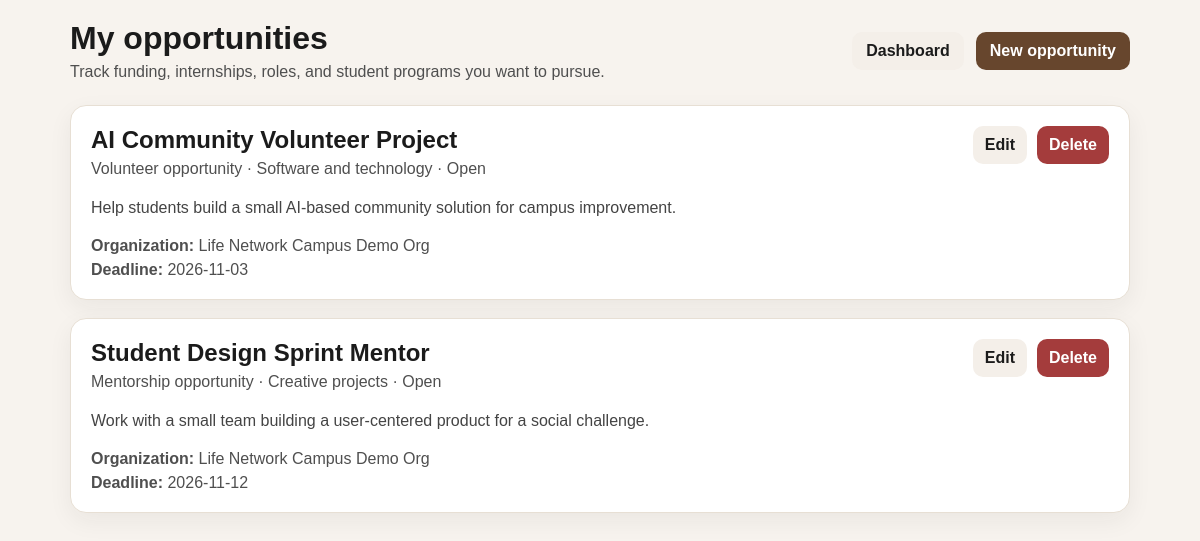
/public/opportunities (signed in), run on an earlier commit of the app's database.
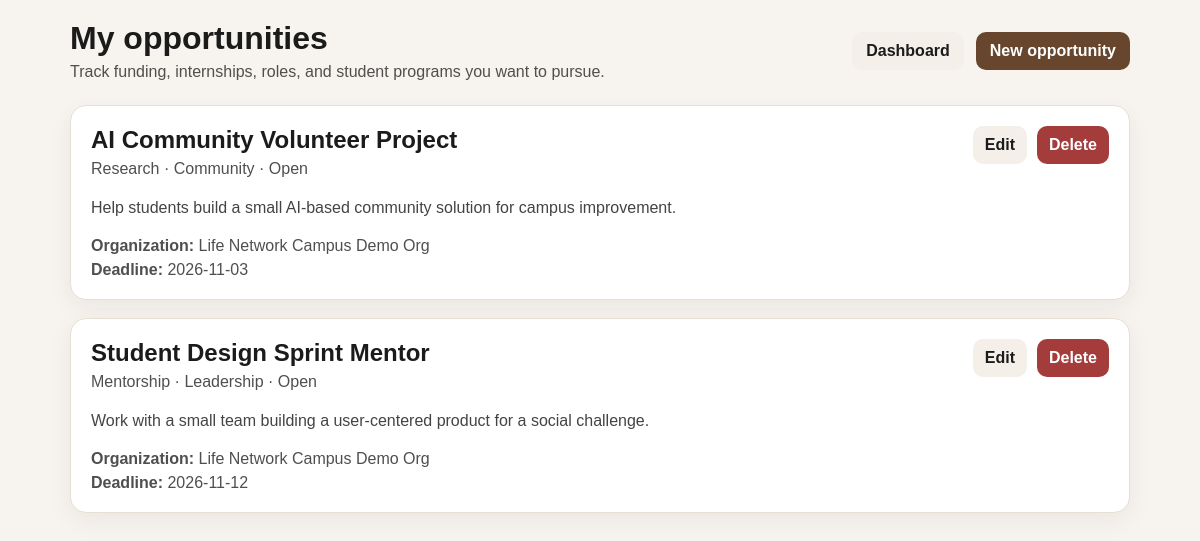
And on a later commit of the database.
### tables this page shows
CREATE TABLE IF NOT EXISTS opportunities (
    id BIGINT UNSIGNED NOT NULL AUTO_INCREMENT,
    created_by BIGINT UNSIGNED NOT NULL,
    title VARCHAR(180) NOT NULL,
    description TEXT NOT NULL,
    category VARCHAR(80) NOT NULL,
    opportunity_type VARCHAR(80) NOT NULL,
    status VARCHAR(20) NOT NULL DEFAULT 'Open',
    deadline DATE DEFAULT NULL,
    skills_required TEXT DEFAULT NULL,
    organization_name VARCHAR(150) DEFAULT NULL,
    application_instructions TEXT DEFAULT NULL,
    created_at TIMESTAMP NOT NULL DEFAULT CURRENT_TIMESTAMP,
    updated_at TIMESTAMP NOT NULL DEFAULT CURRENT_TIMESTAMP ON UPDATE CURRENT_TIMESTAMP,
    PRIMARY KEY (id),
    KEY idx_opportunities_creator (created_by),
    KEY idx_opportunities_category (category),
    CONSTRAINT fk_opportunities_creator FOREIGN KEY (created_by) REFERENCES users(id) ON DELETE CASCADE ON UPDATE CASCADE
);

### app/Helpers/helpers.php (called while the page is built, shortened)
<?php
function e(mixed $value): string
{
    return htmlspecialchars((string) $value, ENT_QUOTES, 'UTF-8');
}
function renderView(string $viewName, array $data = []): void
{
    $template = __DIR__ . '/../Views/' . $viewName . '.php';
    extract($data);
    include $template;
}

### app/Controllers/OpportunityController.php (called while the page is built, shortened)
<?php
class OpportunityController
{
    private OpportunityRepository $opportunityRepository;
    public function __construct()
    {
        $this->opportunityRepository = new OpportunityRepository();
    }
    public function index(): void
    {
        $opportunities = $this->opportunityRepository->listForUser((int) $_SESSION['user_id']);
        renderView('opportunities/index', ['title' => 'My opportunities', 'opportunities' => $opportunities, 'error' => null]);
    }
}

### routes/web.php (called while the page is built, shortened)
<?php
$router = new Router();
$router->dispatch($_SERVER['REQUEST_URI'] ?? '/');

### public/index.php (called while the page is built, shortened)
<?php
require __DIR__ . '/../app/Helpers/helpers.php';
require __DIR__ . '/../routes/web.php';

### app/Repositories/OpportunityRepository.php (called while the page is built, shortened)
<?php
class OpportunityRepository
{
    public function listForUser(int $userId): array
    {
        try {
            $pdo = Database::getConnection();
            $stmt = $pdo->prepare('SELECT * FROM opportunities WHERE created_by = :userId ORDER BY created_at DESC');
            $stmt->execute(['userId' => $userId]);
            return $stmt->fetchAll(PDO::FETCH_ASSOC);
        } catch (PDOException $e) {
            return [];
        }
    }
}

### app/Views/opportunities/index.php (the view, shortened to what the changed rows need)
<!DOCTYPE html>
<html lang="en">
<head>
    <link rel="stylesheet" href="/life-network-campus/public/assets/css/styles.css">
</head>
<body>
    <main style="max-width:1100px; margin:0 auto; padding:20px;">
        <header style="display:flex; justify-content:space-between; align-items:center; gap:12px; margin-bottom:24px; flex-wrap:wrap;">
            <div>
                <h1 style="margin:0;">My opportunities</h1>
                <p style="margin:6px 0 0; color:#4f4f4f;">Track funding, internships, roles, and student programs you want to pursue.</p>
            </div>
            <div style="display:flex; gap:12px; align-items:center;">
                <a href="/life-network-campus/public/dashboard" style="padding:10px 14px; border-radius:10px; background:#f4efe9; text-decoration:none; color:#1b1b1b; font-weight:600;">Dashboard</a>
                <a href="/life-network-campus/public/opportunities/new" style="padding:10px 14px; border-radius:10px; background:#67462d; text-decoration:none; color:#fff; font-weight:600;">New opportunity</a>
            </div>
        </header>
        <?php if (empty($opportunities)): ?>
            <div class="card" style="padding:32px; text-align:center;">
                <h2 style="margin-top:0;">No opportunities yet</h2>
                <p style="margin:0; color:#4f4f4f; line-height:1.7;">Create your first opportunity to keep applications and leads organized.</p>
            </div>
        <?php else: ?>
            <div style="display:grid; gap:18px;">
                <?php foreach ($opportunities as $opportunity): ?>
                    <div class="card" style="padding:20px;">
                        <div style="display:flex; justify-content:space-between; gap:14px; flex-wrap:wrap; align-items:flex-start;">
                            <div>
                                <h2 style="margin:0 0 6px; font-size:1.5rem;"> <?php echo e($opportunity['title']); ?> </h2>
                                <p style="margin:0; color:#4f4f4f;"> <?php echo e($opportunity['opportunity_type']); ?> · <?php echo e($opportunity['category']); ?> · <?php echo e($opportunity['status']); ?> </p>
                            </div>
                            <div style="display:flex; gap:10px; flex-wrap:wrap;">
                                <a href="/life-network-campus/public/opportunities/<?php echo (int) $opportunity['id']; ?>/edit" style="padding:10px 12px; border-radius:10px; background:#f4efe9; color:#1b1b1b; text-decoration:none; font-weight:600;">Edit</a>
                                <form method="post" action="/life-network-campus/public/opportunities/<?php echo (int) $opportunity['id']; ?>/delete" onsubmit="return confirm('Delete this opportunity?');">
                                    <button type="submit" style="padding:10px 12px; border:none; border-radius:10px; background:#a43c3c; color:#fff; font-weight:600; cursor:pointer;">Delete</button>
                                </form>
                            </div>
                        </div>
                        <p style="margin:16px 0; line-height:1.7; color:#444;">
                            <?php echo nl2br(e($opportunity['description'])); ?>
                        </p>
                        <?php if (!empty($opportunity['organization_name'])): ?>
                            <p style="margin:0 0 6px; color:#4f4f4f;"><strong>Organization:</strong> <?php echo e($opportunity['organization_name']); ?></p>
                        <?php endif; ?>
                        <?php if (!empty($opportunity['deadline'])): ?>
                            <p style="margin:0; color:#4f4f4f;"><strong>Deadline:</strong> <?php echo e($opportunity['deadline']); ?></p>
                        <?php endif; ?>
                    </div>
                <?php endforeach; ?>
            </div>
        <?php endif; ?>
    </main>
</body>
</html>

### app/Core/Router.php (shortened to what the changed rows need)
<?php
class Router
{
    public function dispatch(string $requestUri): void
    {
        $uri = parse_url($requestUri, PHP_URL_PATH) ?? '/';
        $basePaths = ['/life-network-campus/public', '/life-network-campus'];
        foreach ($basePaths as $basePath) {
            if (str_starts_with($uri, $basePath)) {
                $uri = substr($uri, strlen($basePath));
                break;
            }
        }
        $method = $_SERVER['REQUEST_METHOD'] ?? 'GET';
        foreach ($routes as [$routeMethod, $routeUri, $handler]) {
            if ($routeMethod !== $method) {
                continue;
            }
            if ($routeUri === $uri) {
                $this->callHandler($handler);
                return;
            }
        }
    }
    private function callHandler(array $handler, array $params = []): void
    {
        [$controllerName, $action] = $handler;
        $controller = new $controllerName();
        if ($params === []) {
            $controller->$action();
            return;
        }
    }
}

What changed in the data, as far as the page shows it:
changed opportunities "AI Community Volunteer Project": opportunity_type "Volunteer opportunity" → "Research"; category "Software and technology" → "Community"
changed opportunities "Student Design Sprint Mentor": opportunity_type "Mentorship opportunity" → "Mentorship"; category "Creative projects" → "Leadership"
